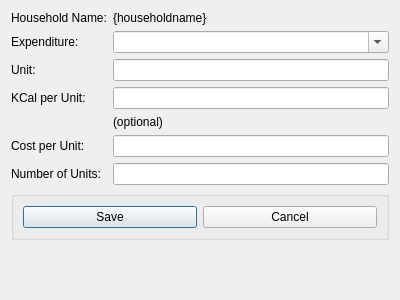
<?xml version="1.0" encoding="UTF-8"?>
<ui version="4.0">
 <class>AddHouseholdExpense</class>
 <widget class="QDialog" name="AddHouseholdExpense">
  <property name="geometry">
   <rect>
    <x>0</x>
    <y>0</y>
    <width>400</width>
    <height>300</height>
   </rect>
  </property>
  <property name="windowTitle">
   <string>Add Household Expenditure</string>
  </property>
  <layout class="QFormLayout" name="formLayout">
   <item row="0" column="0">
    <widget class="QLabel" name="label">
     <property name="text">
      <string>Household Name:</string>
     </property>
    </widget>
   </item>
   <item row="0" column="1">
    <widget class="QLabel" name="lblHouseholdName">
     <property name="text">
      <string>{householdname}</string>
     </property>
    </widget>
   </item>
   <item row="1" column="0">
    <widget class="QLabel" name="label_2">
     <property name="text">
      <string>Expenditure:</string>
     </property>
     <property name="buddy">
      <cstring>cboExpenditure</cstring>
     </property>
    </widget>
   </item>
   <item row="1" column="1">
    <widget class="QComboBox" name="cboExpenditure">
     <property name="editable">
      <bool>true</bool>
     </property>
    </widget>
   </item>
   <item row="2" column="0">
    <widget class="QLabel" name="label_4">
     <property name="text">
      <string>Unit:</string>
     </property>
     <property name="buddy">
      <cstring>txtUnitOfMeasure</cstring>
     </property>
    </widget>
   </item>
   <item row="2" column="1">
    <widget class="QLineEdit" name="txtUnitOfMeasure"/>
   </item>
   <item row="3" column="0">
    <widget class="QLabel" name="label_3">
     <property name="text">
      <string>KCal per Unit:</string>
     </property>
     <property name="buddy">
      <cstring>txtKCalPerUnit</cstring>
     </property>
    </widget>
   </item>
   <item row="3" column="1">
    <widget class="QLineEdit" name="txtKCalPerUnit"/>
   </item>
   <item row="4" column="1">
    <widget class="QLabel" name="label_7">
     <property name="text">
      <string>(optional)</string>
     </property>
    </widget>
   </item>
   <item row="5" column="0">
    <widget class="QLabel" name="label_5">
     <property name="text">
      <string>Cost per Unit:</string>
     </property>
     <property name="buddy">
      <cstring>txtCostPerUnit</cstring>
     </property>
    </widget>
   </item>
   <item row="5" column="1">
    <widget class="QLineEdit" name="txtCostPerUnit"/>
   </item>
   <item row="6" column="0">
    <widget class="QLabel" name="label_6">
     <property name="text">
      <string>Number of Units:</string>
     </property>
     <property name="buddy">
      <cstring>txtNumberOfUnits</cstring>
     </property>
    </widget>
   </item>
   <item row="6" column="1">
    <widget class="QLineEdit" name="txtNumberOfUnits"/>
   </item>
   <item row="7" column="0" colspan="2">
    <widget class="QGroupBox" name="groupBox">
     <property name="title">
      <string/>
     </property>
     <layout class="QHBoxLayout" name="horizontalLayout">
      <item>
       <widget class="QPushButton" name="cmdSave">
        <property name="text">
         <string>Save</string>
        </property>
       </widget>
      </item>
      <item>
       <widget class="QPushButton" name="cmdCancel">
        <property name="text">
         <string>Cancel</string>
        </property>
       </widget>
      </item>
     </layout>
    </widget>
   </item>
  </layout>
 </widget>
 <tabstops>
  <tabstop>cboExpenditure</tabstop>
  <tabstop>txtUnitOfMeasure</tabstop>
  <tabstop>txtKCalPerUnit</tabstop>
  <tabstop>txtCostPerUnit</tabstop>
  <tabstop>txtNumberOfUnits</tabstop>
  <tabstop>cmdSave</tabstop>
  <tabstop>cmdCancel</tabstop>
 </tabstops>
 <resources/>
 <connections>
  <connection>
   <sender>cmdCancel</sender>
   <signal>clicked()</signal>
   <receiver>AddHouseholdExpense</receiver>
   <slot>close()</slot>
   <hints>
    <hint type="sourcelabel">
     <x>320</x>
     <y>254</y>
    </hint>
    <hint type="destinationlabel">
     <x>247</x>
     <y>252</y>
    </hint>
   </hints>
  </connection>
  <connection>
   <sender>cmdSave</sender>
   <signal>clicked()</signal>
   <receiver>AddHouseholdExpense</receiver>
   <slot>saveExpenditure()</slot>
   <hints>
    <hint type="sourcelabel">
     <x>90</x>
     <y>248</y>
    </hint>
    <hint type="destinationlabel">
     <x>130</x>
     <y>249</y>
    </hint>
   </hints>
  </connection>
 </connections>
 <slots>
  <slot>saveExpenditure()</slot>
  <slot>mdiClose()</slot>
 </slots>
</ui>
